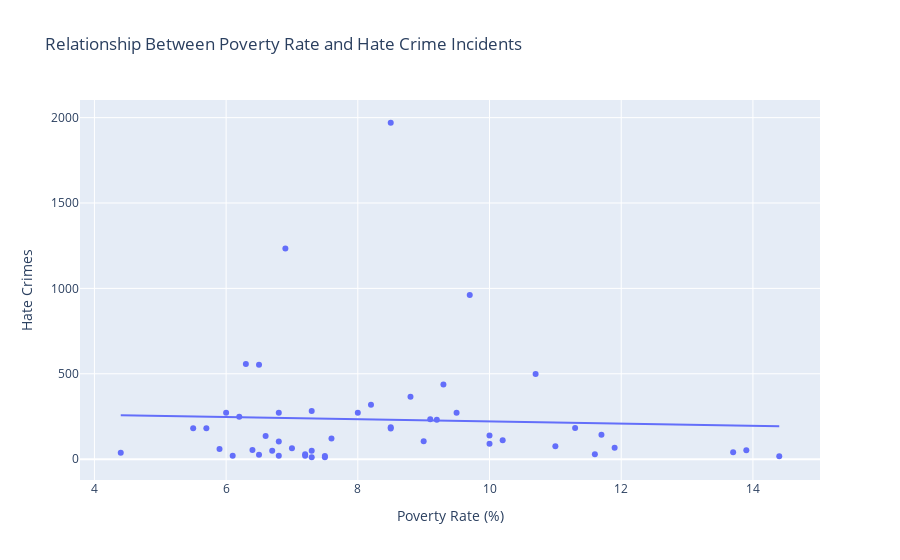

Notebook code for this chart:
### Markdown cell above
# Step 8:

I created a scatter plot looking at the relationship between poverty rate and hate crime incidents. I included an OLS trendline.

### Code cell
import plotly.express as px

fig = px.scatter(
    merged_data,
    x="Poverty Rate (%)",
    y="Total Incidents Reported",
    title="Relationship Between Poverty Rate and Hate Crime Incidents",
    labels={"Poverty Rate (%)": "Poverty Rate (%)", "Total Incidents Reported": "Hate Crimes"},
    trendline="ols"
)

fig.show()

### Figure 1 — Plotly figure (JSON) as saved in the notebook; plotly's stock layout.template omitted (floating-point values rounded to 4 significant figures)
{"data": [{"hovertemplate": "Poverty Rate (%)=%{x}<br>Hate Crimes=%{y}<extra></extra>", "legendgroup": "", "marker": {"color": "#636efa", "symbol": "circle"}, "mode": "markers", "name": "", "orientation": "v", "showlegend": false, "type": "scatter", "x": [14.4, 13.9, 13.7, 11.9, 11.7, 11.6, 11.3, 11, 10.7, 10.2, 10, 10, 9.7, 9.5, 9.3, 9.2, 9.1, 9, 8.8, 8.5, 8.5, 8.5, 8.2, 8, 7.6, 7.5, 7.5, 7.3, 7.3, 7.3, 7.2, 7.2, 7, 6.9, 6.8, 6.8, 6.8, 6.7, 6.6, 6.5, 6.5, 6.4, 6.3, 6.2, 6.1, 6, 5.9, 5.7, 5.5, 4.4], "xaxis": "x", "y": [17, 52, 40, 66, 143, 28, 182, 75, 499, 111, 138, 90, 961, 271, 437, 230, 234, 105, 365, 1970, 187, 180, 319, 271, 121, 11, 19, 11, 49, 282, 28, 20, 63, 1234, 103, 20, 271, 49, 136, 25, 552, 53, 557, 248, 20, 272, 60, 181, 181, 37], "yaxis": "y"}, {"hovertemplate": "<b>OLS trendline</b><br>Total Incidents Reported = -6.56371 * Poverty Rate (%) + 286.445<br>R<sup>2</sup>=0.001920<br><br>Poverty Rate (%)=%{x}<br>Hate Crimes=%{y} <b>(trend)</b><extra></extra>", "legendgroup": "", "marker": {"color": "#636efa", "symbol": "circle"}, "mode": "lines", "name": "", "showlegend": false, "type": "scatter", "x": [4.4, 5.5, 5.7, 5.9, 6, 6.1, 6.2, 6.3, 6.4, 6.5, 6.5, 6.6, 6.7, 6.8, 6.8, 6.8, 6.9, 7, 7.2, 7.2, 7.3, 7.3, 7.3, 7.5, 7.5, 7.6, 8, 8.2, 8.5, 8.5, 8.5, 8.8, 9, 9.1, 9.2, 9.3, 9.5, 9.7, 10, 10, 10.2, 10.7, 11, 11.3, 11.6, 11.7, 11.9, 13.7, 13.9, 14.4], "xaxis": "x", "y": [257.6, 250.3, 249.0, 247.7, 247.1, 246.4, 245.7, 245.1, 244.4, 243.8, 243.8, 243.1, 242.5, 241.8, 241.8, 241.8, 241.2, 240.5, 239.2, 239.2, 238.5, 238.5, 238.5, 237.2, 237.2, 236.6, 233.9, 232.6, 230.7, 230.7, 230.7, 228.7, 227.4, 226.7, 226.1, 225.4, 224.1, 222.8, 220.8, 220.8, 219.5, 216.2, 214.2, 212.3, 210.3, 209.6, 208.3, 196.5, 195.2, 191.9], "yaxis": "y"}], "layout": {"legend": {"tracegroupgap": 0}, "title": {"text": "Relationship Between Poverty Rate and Hate Crime Incidents"}, "xaxis": {"anchor": "y", "domain": [0, 1], "title": {"text": "Poverty Rate (%)"}}, "yaxis": {"anchor": "x", "domain": [0, 1], "title": {"text": "Hate Crimes"}}}}
